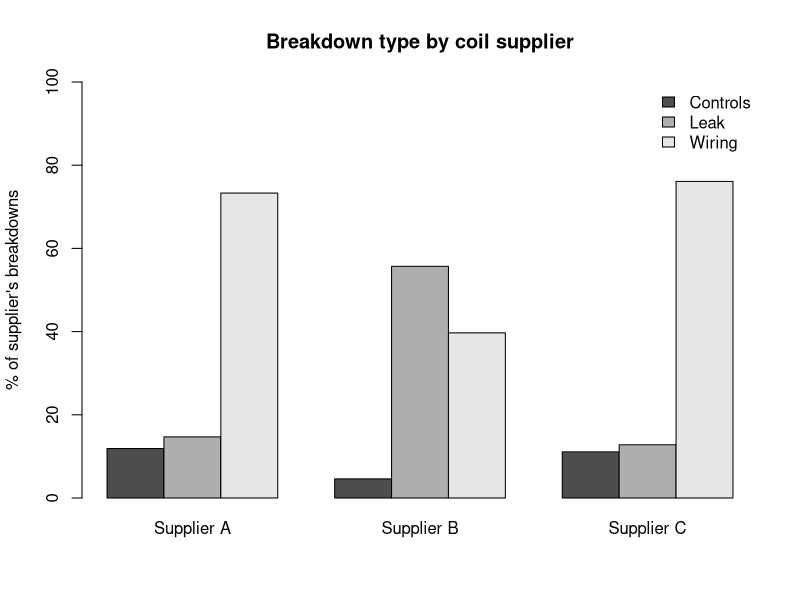

Recreate this plot in R.
# =============================================================================
# Chi-square test of independence
#
# Question: Is the type of breakdown (Leak / Wiring / Controls) related to
#           the coil supplier (Supplier A / B / C)?
#
# Why chi-square: both variables are categories, and we want to know whether
# the mix of breakdown types is the same for every supplier.
#
# How to run: keep this script in the same folder as airedale_clean.csv,
#             then run: source("airedale_chisquare.R")
# =============================================================================

# ---- Load the clean data ----------------------------------------------------
clean <- read.csv("airedale_clean.csv", stringsAsFactors = TRUE)


# ---- Step 1: Look at the data -----------------------------------------------
# Count how many units of each breakdown type each supplier has
tab <- table(Supplier = clean$coil_supplier, Breakdown = clean$failure_type)
tab

# Suppliers have different numbers of units, so compare PERCENTAGES, not counts.
# margin = 1 means "percent within each row" (within each supplier)
pct <- round(prop.table(tab, margin = 1) * 100, 1)
pct

# Plot: one bar per supplier, split by breakdown type
barplot(t(pct),
        beside = TRUE,                              # bars side by side
        legend.text = colnames(pct),
        args.legend = list(x = "topright", bty = "n"),
        ylab = "% of supplier's breakdowns",
        main = "Breakdown type by coil supplier",
        ylim = c(0, 100))


# ---- Step 2: State the hypotheses -------------------------------------------
# H0 (null):        breakdown type and coil supplier are independent
#                   (every supplier has the same mix of breakdown types)
# H1 (alternative): breakdown type and coil supplier are related


# ---- Step 3: Run the test ---------------------------------------------------
result <- chisq.test(tab)
result
# Look at: X-squared (the test statistic), df (degrees of freedom), p-value.
# p-value < 0.05 -> reject H0 -> the two variables are related.


# ---- Step 4: Check the assumption -------------------------------------------
# Chi-square needs every EXPECTED count to be at least 5.
# Expected count = what each cell would be if there were no relationship.
round(result$expected, 1)
min(result$expected)          # must be >= 5


# ---- Step 5: How strong is the relationship? --------------------------------
# A tiny p-value only says "there is a relationship". With 3,000 units even small
# differences give tiny p-values, so we also report the effect size.
#
# Cramer's V: 0 = no relationship, ~0.1 small, ~0.3 medium, 0.5+ large
n <- sum(tab)
k <- min(nrow(tab), ncol(tab))
cramers_v <- sqrt(result$statistic / (n * (k - 1)))
round(unname(cramers_v), 2)


# ---- Step 6: Which cells drive the result? ----------------------------------
# Standardized residuals: how far each cell is from its expected count.
#   above +2  -> many MORE units than expected
#   below -2  -> many FEWER units than expected
round(result$stdres, 1)


# ---- Step 7: Answer in plain English ----------------------------------------
cat("\nRESULT\n")
cat("Chi-square =", round(result$statistic, 1),
    "| df =", result$parameter,
    "| p-value =", format.pval(result$p.value, digits = 2),
    "| Cramer's V =", round(unname(cramers_v), 2), "\n")
cat("Leak share by supplier:",
    paste0(rownames(pct), " ", pct[, "Leak"], "%", collapse = ", "), "\n")
cat("Conclusion: breakdown type depends on the coil supplier.",
    "Supplier B has far more leaks than expected.\n")
